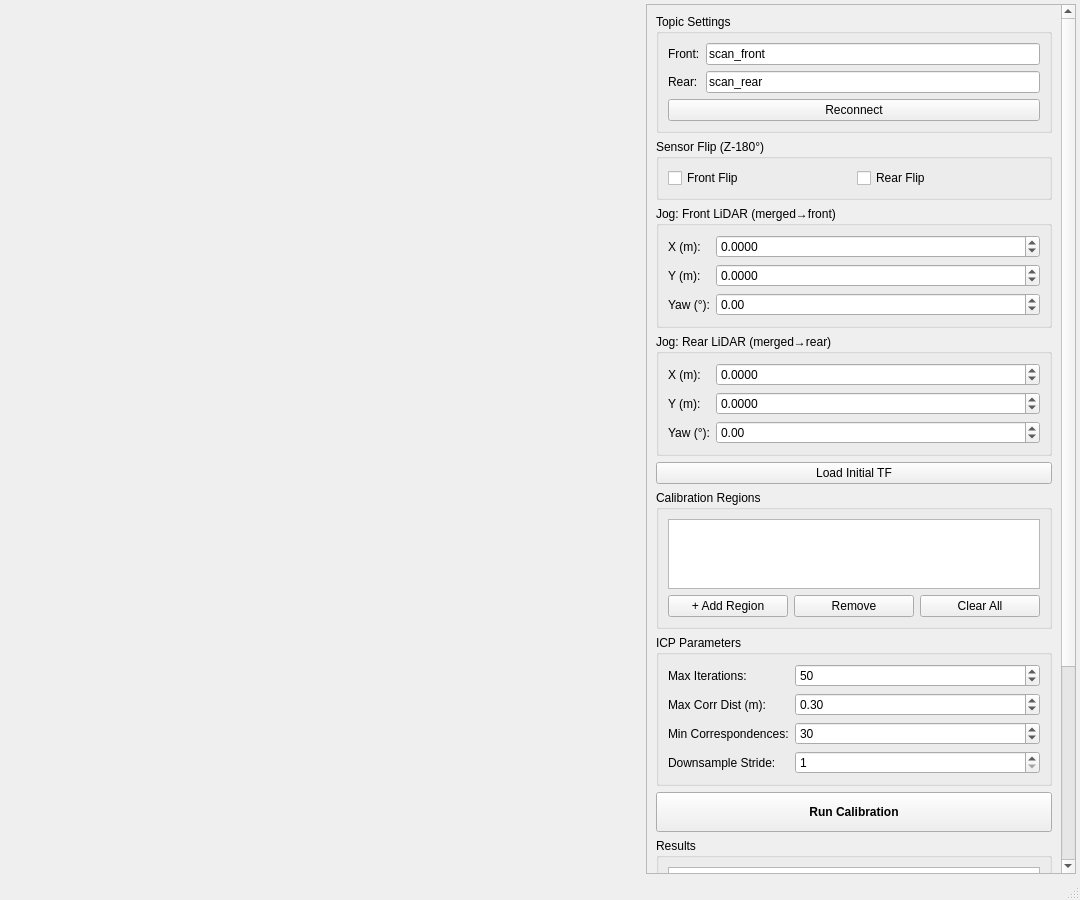
<?xml version="1.0" encoding="UTF-8"?>
<ui version="4.0">
 <class>CalibrationMainWindow</class>
 <widget class="QMainWindow" name="CalibrationMainWindow">
  <property name="geometry">
   <rect>
    <x>0</x>
    <y>0</y>
    <width>1080</width>
    <height>900</height>
   </rect>
  </property>
  <property name="windowTitle">
   <string>2D LiDAR Calibration UI (merged_lidar-centric)</string>
  </property>
  <widget class="QWidget" name="centralwidget">
   <layout class="QHBoxLayout" name="mainLayout">
    <property name="spacing">
     <number>4</number>
    </property>
    <property name="leftMargin">
     <number>4</number>
    </property>
    <property name="topMargin">
     <number>4</number>
    </property>
    <property name="rightMargin">
     <number>4</number>
    </property>
    <property name="bottomMargin">
     <number>4</number>
    </property>
    <!-- Left: Scan Canvas (placeholder) -->
    <item>
     <widget class="QWidget" name="canvasPlaceholder" native="true">
      <property name="sizePolicy">
       <sizepolicy hsizetype="Expanding" vsizetype="Expanding">
        <horstretch>3</horstretch>
        <verstretch>0</verstretch>
       </sizepolicy>
      </property>
      <property name="minimumSize">
       <size>
        <width>500</width>
        <height>400</height>
       </size>
      </property>
     </widget>
    </item>
    <!-- Right: Control Panel (scrollable) -->
    <item>
     <widget class="QScrollArea" name="controlScrollArea">
      <property name="sizePolicy">
       <sizepolicy hsizetype="Fixed" vsizetype="Preferred">
        <horstretch>0</horstretch>
        <verstretch>0</verstretch>
       </sizepolicy>
      </property>
      <property name="minimumSize">
       <size>
        <width>430</width>
        <height>0</height>
       </size>
      </property>
      <property name="maximumSize">
       <size>
        <width>450</width>
        <height>16777215</height>
       </size>
      </property>
      <property name="widgetResizable">
       <bool>true</bool>
      </property>
      <widget class="QWidget" name="controlPanel">
       <layout class="QVBoxLayout" name="controlLayout">
        <property name="spacing">
         <number>6</number>
        </property>
        <!-- Topic Settings -->
        <item>
         <widget class="QGroupBox" name="groupTopics">
          <property name="title">
           <string>Topic Settings</string>
          </property>
          <layout class="QFormLayout" name="topicFormLayout">
           <item row="0" column="0">
            <widget class="QLabel" name="lblFrontTopic">
             <property name="text">
              <string>Front:</string>
             </property>
            </widget>
           </item>
           <item row="0" column="1">
            <widget class="QLineEdit" name="editFrontTopic">
             <property name="text">
              <string>scan_front</string>
             </property>
            </widget>
           </item>
           <item row="1" column="0">
            <widget class="QLabel" name="lblRearTopic">
             <property name="text">
              <string>Rear:</string>
             </property>
            </widget>
           </item>
           <item row="1" column="1">
            <widget class="QLineEdit" name="editRearTopic">
             <property name="text">
              <string>scan_rear</string>
             </property>
            </widget>
           </item>
           <item row="2" column="0" colspan="2">
            <widget class="QPushButton" name="btnReconnect">
             <property name="text">
              <string>Reconnect</string>
             </property>
            </widget>
           </item>
          </layout>
         </widget>
        </item>
        <!-- Sensor Flip (upside-down mounting, roll=π) -->
        <item>
         <widget class="QGroupBox" name="groupSensorFlip">
          <property name="title">
           <string>Sensor Flip (Z-180°)</string>
          </property>
          <layout class="QHBoxLayout" name="sensorFlipLayout">
           <item>
            <widget class="QCheckBox" name="chkFlipFront">
             <property name="text">
              <string>Front Flip</string>
             </property>
            </widget>
           </item>
           <item>
            <widget class="QCheckBox" name="chkFlipRear">
             <property name="text">
              <string>Rear Flip</string>
             </property>
            </widget>
           </item>
          </layout>
         </widget>
        </item>
        <!-- Jog Control: Front LiDAR -->
        <item>
         <widget class="QGroupBox" name="groupJogFront">
          <property name="title">
           <string>Jog: Front LiDAR (merged→front)</string>
          </property>
          <layout class="QFormLayout" name="jogFrontLayout">
           <item row="0" column="0">
            <widget class="QLabel"><property name="text"><string>X (m):</string></property></widget>
           </item>
           <item row="0" column="1">
            <widget class="QDoubleSpinBox" name="spinJogFrontX">
             <property name="decimals"><number>4</number></property>
             <property name="minimum"><double>-10.0</double></property>
             <property name="maximum"><double>10.0</double></property>
             <property name="singleStep"><double>0.01</double></property>
             <property name="value"><double>0.0</double></property>
            </widget>
           </item>
           <item row="1" column="0">
            <widget class="QLabel"><property name="text"><string>Y (m):</string></property></widget>
           </item>
           <item row="1" column="1">
            <widget class="QDoubleSpinBox" name="spinJogFrontY">
             <property name="decimals"><number>4</number></property>
             <property name="minimum"><double>-10.0</double></property>
             <property name="maximum"><double>10.0</double></property>
             <property name="singleStep"><double>0.01</double></property>
             <property name="value"><double>0.0</double></property>
            </widget>
           </item>
           <item row="2" column="0">
            <widget class="QLabel"><property name="text"><string>Yaw (°):</string></property></widget>
           </item>
           <item row="2" column="1">
            <widget class="QDoubleSpinBox" name="spinJogFrontYaw">
             <property name="decimals"><number>2</number></property>
             <property name="minimum"><double>-180.0</double></property>
             <property name="maximum"><double>180.0</double></property>
             <property name="singleStep"><double>0.5</double></property>
             <property name="value"><double>0.0</double></property>
            </widget>
           </item>
          </layout>
         </widget>
        </item>
        <!-- Jog Control: Rear LiDAR -->
        <item>
         <widget class="QGroupBox" name="groupJogRear">
          <property name="title">
           <string>Jog: Rear LiDAR (merged→rear)</string>
          </property>
          <layout class="QFormLayout" name="jogRearLayout">
           <item row="0" column="0">
            <widget class="QLabel"><property name="text"><string>X (m):</string></property></widget>
           </item>
           <item row="0" column="1">
            <widget class="QDoubleSpinBox" name="spinJogRearX">
             <property name="decimals"><number>4</number></property>
             <property name="minimum"><double>-10.0</double></property>
             <property name="maximum"><double>10.0</double></property>
             <property name="singleStep"><double>0.01</double></property>
             <property name="value"><double>0.0</double></property>
            </widget>
           </item>
           <item row="1" column="0">
            <widget class="QLabel"><property name="text"><string>Y (m):</string></property></widget>
           </item>
           <item row="1" column="1">
            <widget class="QDoubleSpinBox" name="spinJogRearY">
             <property name="decimals"><number>4</number></property>
             <property name="minimum"><double>-10.0</double></property>
             <property name="maximum"><double>10.0</double></property>
             <property name="singleStep"><double>0.01</double></property>
             <property name="value"><double>0.0</double></property>
            </widget>
           </item>
           <item row="2" column="0">
            <widget class="QLabel"><property name="text"><string>Yaw (°):</string></property></widget>
           </item>
           <item row="2" column="1">
            <widget class="QDoubleSpinBox" name="spinJogRearYaw">
             <property name="decimals"><number>2</number></property>
             <property name="minimum"><double>-180.0</double></property>
             <property name="maximum"><double>180.0</double></property>
             <property name="singleStep"><double>0.5</double></property>
             <property name="value"><double>0.0</double></property>
            </widget>
           </item>
          </layout>
         </widget>
        </item>
        <!-- Load TF from config button -->
        <item>
         <widget class="QPushButton" name="btnLoadURDF">
          <property name="text">
           <string>Load Initial TF</string>
          </property>
         </widget>
        </item>
        <!-- Region Management -->
        <item>
         <widget class="QGroupBox" name="groupRegions">
          <property name="title">
           <string>Calibration Regions</string>
          </property>
          <layout class="QVBoxLayout" name="regionLayout">
           <item>
            <widget class="QListWidget" name="listRegions">
             <property name="maximumSize">
              <size>
               <width>16777215</width>
               <height>120</height>
              </size>
             </property>
            </widget>
           </item>
           <item>
            <layout class="QHBoxLayout" name="regionButtonLayout">
             <item>
              <widget class="QPushButton" name="btnAddRegion">
               <property name="text">
                <string>+ Add Region</string>
               </property>
              </widget>
             </item>
             <item>
              <widget class="QPushButton" name="btnRemoveRegion">
               <property name="text">
                <string>Remove</string>
               </property>
              </widget>
             </item>
             <item>
              <widget class="QPushButton" name="btnClearRegions">
               <property name="text">
                <string>Clear All</string>
               </property>
              </widget>
             </item>
            </layout>
           </item>
          </layout>
         </widget>
        </item>
        <!-- ICP Parameters -->
        <item>
         <widget class="QGroupBox" name="groupICP">
          <property name="title">
           <string>ICP Parameters</string>
          </property>
          <layout class="QFormLayout" name="icpFormLayout">
           <item row="0" column="0">
            <widget class="QLabel" name="lblMaxIter">
             <property name="text"><string>Max Iterations:</string></property>
            </widget>
           </item>
           <item row="0" column="1">
            <widget class="QSpinBox" name="spinMaxIter">
             <property name="minimum"><number>1</number></property>
             <property name="maximum"><number>500</number></property>
             <property name="value"><number>50</number></property>
            </widget>
           </item>
           <item row="1" column="0">
            <widget class="QLabel" name="lblMaxCorrDist">
             <property name="text"><string>Max Corr Dist (m):</string></property>
            </widget>
           </item>
           <item row="1" column="1">
            <widget class="QDoubleSpinBox" name="spinMaxCorrDist">
             <property name="decimals"><number>2</number></property>
             <property name="minimum"><double>0.01</double></property>
             <property name="maximum"><double>5.0</double></property>
             <property name="singleStep"><double>0.05</double></property>
             <property name="value"><double>0.30</double></property>
            </widget>
           </item>
           <item row="2" column="0">
            <widget class="QLabel" name="lblMinCorr">
             <property name="text"><string>Min Correspondences:</string></property>
            </widget>
           </item>
           <item row="2" column="1">
            <widget class="QSpinBox" name="spinMinCorr">
             <property name="minimum"><number>3</number></property>
             <property name="maximum"><number>500</number></property>
             <property name="value"><number>30</number></property>
            </widget>
           </item>
           <item row="3" column="0">
            <widget class="QLabel" name="lblDownsample">
             <property name="text"><string>Downsample Stride:</string></property>
            </widget>
           </item>
           <item row="3" column="1">
            <widget class="QSpinBox" name="spinDownsample">
             <property name="minimum"><number>1</number></property>
             <property name="maximum"><number>50</number></property>
             <property name="value"><number>1</number></property>
            </widget>
           </item>
          </layout>
         </widget>
        </item>
        <!-- Run Button -->
        <item>
         <widget class="QPushButton" name="btnRunCalibration">
          <property name="text">
           <string>Run Calibration</string>
          </property>
          <property name="minimumSize">
           <size>
            <width>0</width>
            <height>40</height>
           </size>
          </property>
          <property name="font">
           <font>
            <weight>75</weight>
            <bold>true</bold>
           </font>
          </property>
         </widget>
        </item>
        <!-- Results -->
        <item>
         <widget class="QGroupBox" name="groupResults">
          <property name="title">
           <string>Results</string>
          </property>
          <layout class="QVBoxLayout" name="resultsLayout">
           <item>
            <widget class="QTextEdit" name="textResults">
             <property name="readOnly">
              <bool>true</bool>
             </property>
             <property name="maximumSize">
              <size>
               <width>16777215</width>
               <height>180</height>
              </size>
             </property>
             <property name="font">
              <font>
               <family>Monospace</family>
               <pointsize>9</pointsize>
              </font>
             </property>
            </widget>
           </item>
          </layout>
         </widget>
        </item>
        <!-- Symmetry Review -->
        <item>
         <widget class="QGroupBox" name="groupSymmetry">
          <property name="title">
           <string>Symmetry Review</string>
          </property>
          <layout class="QVBoxLayout" name="symmetryLayout">
           <item>
            <widget class="QTextEdit" name="textSymmetry">
             <property name="readOnly">
              <bool>true</bool>
             </property>
             <property name="maximumSize">
              <size>
               <width>16777215</width>
               <height>130</height>
              </size>
             </property>
             <property name="font">
              <font>
               <family>Monospace</family>
               <pointsize>9</pointsize>
              </font>
             </property>
             <property name="placeholderText">
              <string>Click 'Check Symmetry' to analyze...</string>
             </property>
            </widget>
           </item>
           <item>
            <layout class="QHBoxLayout" name="symmetryButtonLayout">
             <item>
              <widget class="QPushButton" name="btnCheckSymmetry">
               <property name="text">
                <string>Check Symmetry</string>
               </property>
              </widget>
             </item>
             <item>
              <widget class="QPushButton" name="btnMirrorFrontToRear">
               <property name="text">
                <string>Mirror Front-&gt;Rear</string>
               </property>
              </widget>
             </item>
             <item>
              <widget class="QPushButton" name="btnSymmetricCorrection">
               <property name="text">
                <string>Symmetric Correction</string>
               </property>
               <property name="toolTip">
                <string>Adjust both front and rear to be perfectly symmetric (splits difference equally)</string>
               </property>
              </widget>
             </item>
            </layout>
           </item>
          </layout>
         </widget>
        </item>
        <!-- Action Buttons -->
        <item>
         <layout class="QHBoxLayout" name="actionButtonLayout">
          <item>
           <widget class="QPushButton" name="btnSaveResults">
            <property name="text">
             <string>Save Results</string>
            </property>
            <property name="enabled">
             <bool>false</bool>
            </property>
           </widget>
          </item>
          <item>
           <widget class="QPushButton" name="btnSaveCurrentJog">
            <property name="text">
             <string>Save Current Jog</string>
            </property>
           </widget>
          </item>
          <item>
           <widget class="QPushButton" name="btnApplyBroadcast">
            <property name="text">
             <string>Apply &amp; Broadcast</string>
            </property>
            <property name="enabled">
             <bool>false</bool>
            </property>
           </widget>
          </item>
         </layout>
        </item>
        <!-- Spacer -->
        <item>
         <spacer name="verticalSpacer">
          <property name="orientation">
           <enum>Qt::Vertical</enum>
          </property>
          <property name="sizeHint" stdset="0">
           <size>
            <width>20</width>
            <height>20</height>
           </size>
          </property>
         </spacer>
        </item>
       </layout>
      </widget>
     </widget>
    </item>
   </layout>
  </widget>
  <widget class="QStatusBar" name="statusbar"/>
 </widget>
 <resources/>
 <connections/>
</ui>
